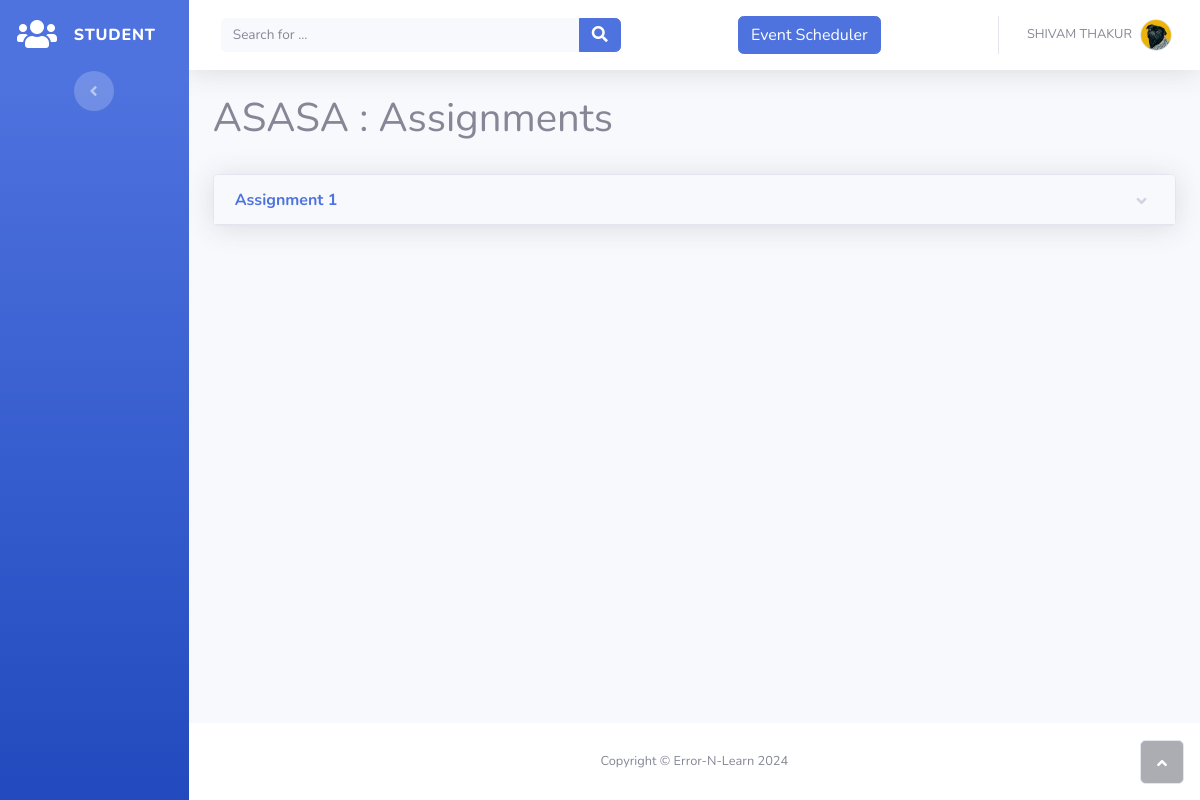
The app's page /students/section/1/assignments/ (signed in) with its own data.
### accounts/models.py (models this page shows, shortened)
class User(AbstractUser):
    is_student = models.BooleanField('student status', default=False)
    is_teacher = models.BooleanField('teacher status', default=False)

class Section(models.Model):
    classroom = models.ForeignKey(
        "Classroom",
        on_delete=models.CASCADE,
        blank=False,
        related_name='sections')
    title = models.CharField(
        _("section title"),
        max_length=150)
    created_timestamp = models.DateTimeField(
        default=timezone.now,
        editable=False
    )
    class Meta:
        verbose_name = _("section")
        verbose_name_plural = _("sections")
    def __str__(self):
        return f'{self.title} -> {self.classroom.subject}'

class Classroom(models.Model):
    teacher = models.ForeignKey(
        "Teacher",
        on_delete=models.CASCADE,
        blank=False,
        related_name='classrooms')
    subject = models.CharField(
        _("Subject Name"),
        max_length=50,
        blank=False)
    code = models.SlugField(
        _("Subject Code"),
        max_length=10,
        default=random_string,
        unique=True)
    semester = models.PositiveIntegerField(
        blank=False,
        default=1,
        validators=[
            MaxValueValidator(8),
            MinValueValidator(1)
        ]
    )
    created_timestamp = models.DateTimeField(
        default=timezone.now,
        editable=False)
    class Meta:
        verbose_name = _("Classroom")
        verbose_name_plural = _("Classrooms")

class Assignment(models.Model):
    title = models.CharField(
        _("section title"),
        max_length=150)
    section = models.ForeignKey(
        "Section",
        on_delete=models.CASCADE,
        related_name='assignments',
        blank=False)
    text = models.TextField()
    created_timestamp = models.DateTimeField(
        default=timezone.now,
        editable=False
    )
    deadline = models.DateTimeField(
        default=timezone.now,
        blank=False
    )
    file = models.FileField(
        upload_to=assignment_rename_upload_file,
        blank=True,
        max_length=999)
    class Meta:
        verbose_name = _("assignment")
        verbose_name_plural = _("assignments")

### students/views.py (the view)
# urls.py: path("section/<int:pk>/assignments/", AssignmentsView, name="assignments"),
def AssignmentsView(request, pk):
    context_dict = {}
    section = get_object_or_404(Section, pk=pk)
    print(section)
    context_dict["section"] = section
    return render(request, "students/assignments.html", context=context_dict)

### students/templates/students/assignments.html (shortened to what this page needs)
{% extends 'students/base.html' %}
{% block content %}
<div class="container-fluid">
    <h1>{{section.classroom.subject|upper}} : Assignments</h1>
    <br>
    <div>
        {% for assignment in section.assignments.all|dictsortreversed:"created_timestamp" %}
        <div class="shadow card"><a class="btn btn-link text-left card-header font-weight-bold" data-toggle="collapse" aria-expanded="false" aria-controls="collapse-4-{{assignment.pk|slugify}}" href="#collapse-4-{{assignment.pk|slugify}}" role="button">{{assignment.title}}</a>
        </div>
        <br>
        {% endfor %}
    </div>
</div>
{% endblock content %}

### students/templates/students/base.html (shortened to what this page needs)
<!DOCTYPE html> {% load static %}
<html>
<head>
    <link rel="stylesheet" href="{% static 'students/bootstrap/css/bootstrap.min.css' %}" />
    <link rel="stylesheet" href="https://use.fontawesome.com/releases/v5.12.0/css/all.css" />
    <link rel="stylesheet" href="https://cdnjs.cloudflare.com/ajax/libs/font-awesome/4.7.0/css/font-awesome.min.css" />
    <link rel="stylesheet" href="{% static 'students/fonts/fontawesome5-overrides.min.css' %}" />
</head>
<body id="page-top">
    <div id="wrapper">
        <nav class="navbar navbar-dark align-items-start sidebar sidebar-dark accordion bg-gradient-primary p-0">
            <div class="container-fluid d-flex flex-column p-0">
                <a class="navbar-brand d-flex justify-content-center align-items-center sidebar-brand m-0" href="{% url 'students:dashboard' %}">
                    <div class="sidebar-brand-icon"><i class="fas fa-users"></i></div>
                    <div class="sidebar-brand-text mx-3"><span>Student</span></div>
                </a>
                <div class="text-center d-none d-md-inline">
                    <button class="btn rounded-circle border-0" id="sidebarToggle" type="button"></button>
                </div>
            </div>
        </nav>
        <div class="d-flex flex-column" id="content-wrapper">
            <div id="content">
                <nav class="navbar navbar-light navbar-expand bg-white shadow mb-4 topbar static-top">
                    <div class="container-fluid">
                        <form class="form-inline d-none d-sm-inline-block mr-auto ml-md-3 my-2 my-md-0 mw-100 navbar-search">
                            <div class="input-group">
                                <input class="bg-light form-control border-0 small" type="text" placeholder="Search for ..." />
                                <div class="input-group-append">
                                    <button class="btn btn-primary py-0" type="button">
                                        <i class="fas fa-search"></i>
                                    </button>
                                </div>
                            </div>
                        </form>
                        <a class="btn btn-primary ml-3" role="button" href="{% url 'students:event_list' %}">
                            <span class="text-white">Event Scheduler</span>
                        </a>
                        <ul class="navbar-nav flex-nowrap ml-auto">
                            <li class="nav-item dropdown no-arrow">
                                <div class="nav-item dropdown no-arrow">
                                    <a class="dropdown-toggle nav-link" aria-expanded="false" data-toggle="dropdown" href="#"><span class="d-none d-lg-inline mr-2 text-gray-600 small">{{user.first_name|upper}}
                                        {{user.last_name|upper}}</span><img class="border rounded-circle img-profile"
                                            src="{% static 'students/img/avatars/avatar5.jpeg' %}" /></a>
                                </div>
                            </li>
                        </ul>
                    </div>
                </nav>
                {% block content %}
                {% endblock content %}
            </div>
            <footer class="bg-white sticky-footer">
                <div class="container my-auto">
                    <div class="text-center my-auto copyright">
                        <span>Copyright © Error-N-Learn 2024</span>
                    </div>
                </div>
            </footer>
        </div>
        <a class="border rounded d-inline scroll-to-top" href="#page-top"><i class="fas fa-angle-up"></i></a>
    </div>
</body>
</html>

### records on screen
User: first_name "SHIVAM", last_name "THAKUR"
Section: classroom.subject "ASASA"
Assignment: title "Assignment 1"
